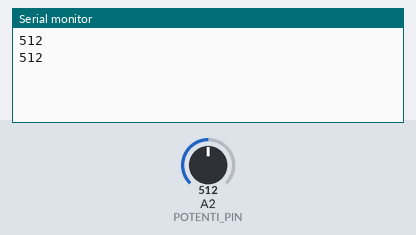
Bench run of a sketch on a simulated Arduino Uno, built with avr-gcc and run on an emulated ATmega328P. Shown: the last lines printed to the serial monitor. The test bench sets the inputs (shaded band); at power-on: A2 (POTENTI_PIN) = 512.

Above: at 1.8 s.
1.9 s: A2 (POTENTI_PIN) set to 716
At 2.8 s:
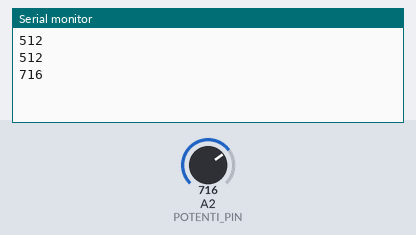
3.4 s: A2 (POTENTI_PIN) set to 900
At 4.4 s:
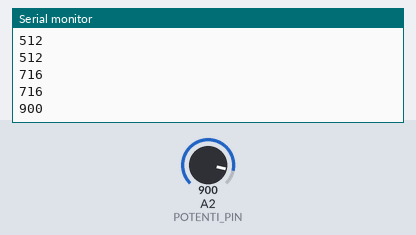
Timing chart, 0 to 6.4 s (numbered marks = the images above; inputs shaded):
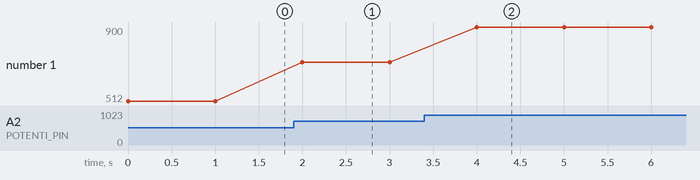

Measured:
- after the input at 1.9 s, the serial monitor: prints a new line after 0.10 s (image 1)
- after the input at 3.4 s, the serial monitor: prints a new line after 0.60 s (image 2)
- plotted number 1: 512 → 716 after the input at 1.9 s, 716 → 900 after the input at 3.4 s

The sketch:

potentiometer.ino
```cpp
#define POTENTI_PIN A2

void setup() {
  // put your setup code here, to run once:
  Serial.begin(9600);
}

void loop() {
  // put your main code here, to run repeatedly:

  //print the value of the potoenometer
  //range 0-1023
  Serial.println(analogRead(POTENTI_PIN));
  delay(1000); //wait for 1 second

}
```
